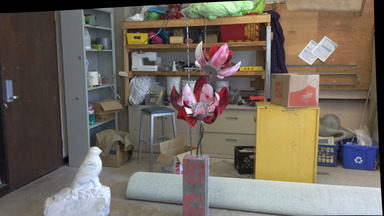
#> input picture im1.jpeg, 384 x 216 px
$ python carte_disparite_amelioree.py   (older library calls are emulated)
#> lines starting #> are read from the running program, lines starting #| are printed output that depends on the picture
#> in main, img1 is the input picture: shape (216, 384, 3); mean B, G, R 94.7, 104.8, 113.5
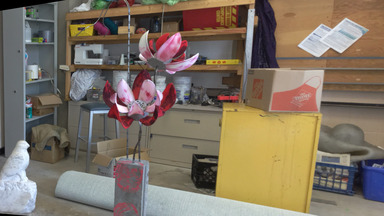
#> input picture im2.jpg, 384 x 216 px
#> in main, img2 is the input picture: shape (216, 384, 3); mean B, G, R 99.5, 115, 127.8
import cv2
import numpy as np
import matplotlib.pyplot as plt

def compute_disparity_map(img1, img2):
    # Assurez-vous que les images sont en niveaux de gris
    if len(img1.shape) > 2:
        gray1 = cv2.cvtColor(img1, cv2.COLOR_BGR2GRAY)
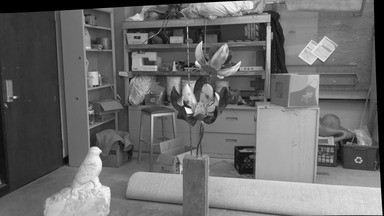
#> gray1: shape (216, 384); min 0, max 255, mean 106.3
    else:
        gray1 = img1

    if len(img2.shape) > 2:
        gray2 = cv2.cvtColor(img2, cv2.COLOR_BGR2GRAY)
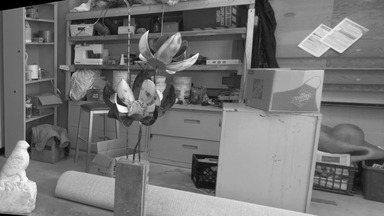
#> gray2: shape (216, 384); min 0, max 255, mean 117.1
    else:
        gray2 = img2

    # Paramètres pour StereoSGBM
    window_size = 5
    min_disp = 0
    num_disp = 16*5  # doit être divisible par 16
    stereo = cv2.StereoSGBM_create(minDisparity = min_disp,
                                   numDisparities = num_disp,
                                   blockSize = window_size,
                                   P1 = 8 * 3 * window_size ** 2,
                                   P2 = 32 * 3 * window_size ** 2,
                                   disp12MaxDiff = 1,
                                   uniquenessRatio = 15,
                                   speckleWindowSize = 0,
                                   speckleRange = 2,
                                   preFilterCap = 63,
                                   mode = cv2.STEREO_SGBM_MODE_SGBM_3WAY)

    # Calcul de la carte de disparité
    disparity = stereo.compute(gray1, gray2).astype(np.float32) / 16.0
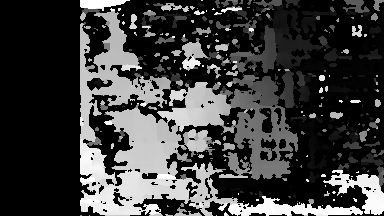
#> disparity: shape (216, 384) float32; min -1, max 79, mean 18.4; drawn with min black and max white
    return disparity

def post_process_disparity(disparity):
    # Appliquer un filtre médian pour réduire le bruit
    filtered_disparity = cv2.medianBlur(disparity, 5)
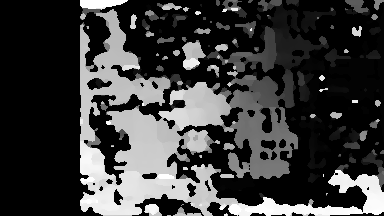
#> filtered_disparity: shape (216, 384) float32; min -1, max 79, mean 18; drawn with min black and max white
    # Normaliser pour améliorer la visualisation
    disparity_visual = cv2.normalize(filtered_disparity, None, alpha=0, beta=255, norm_type=cv2.NORM_MINMAX, dtype=cv2.CV_8U)
    return disparity_visual

def main():
    # Charger les images
    img1 = cv2.imread('im1.jpeg')
    img2 = cv2.imread('im2.jpg')

    disparity = compute_disparity_map(img1, img2)
    disparity_visual = post_process_disparity(disparity)

    # Afficher la carte de disparité
    plt.figure(figsize=(10, 5))
    plt.imshow(disparity_visual, cmap='jet')
    plt.colorbar()
    plt.title('Carte de Disparité Améliorée')
    plt.show()
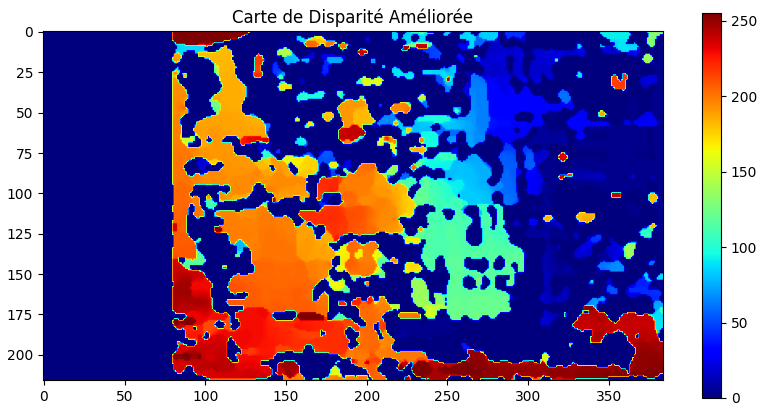
#> figure drawn by matplotlib, 2 panels

if __name__ == "__main__":
    main()
